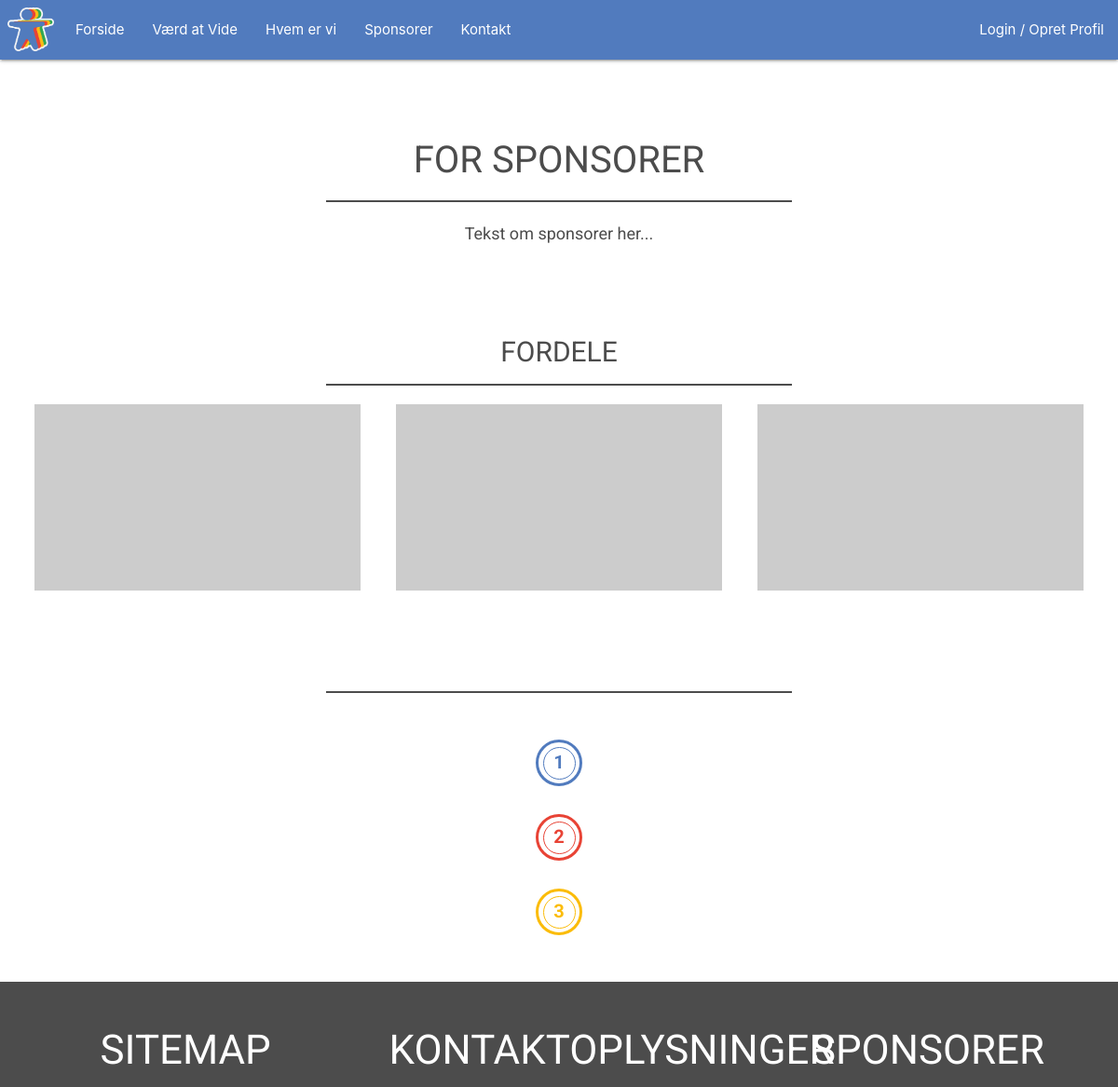
/for_sponsorer (upper part), run on an earlier commit of the app's database.
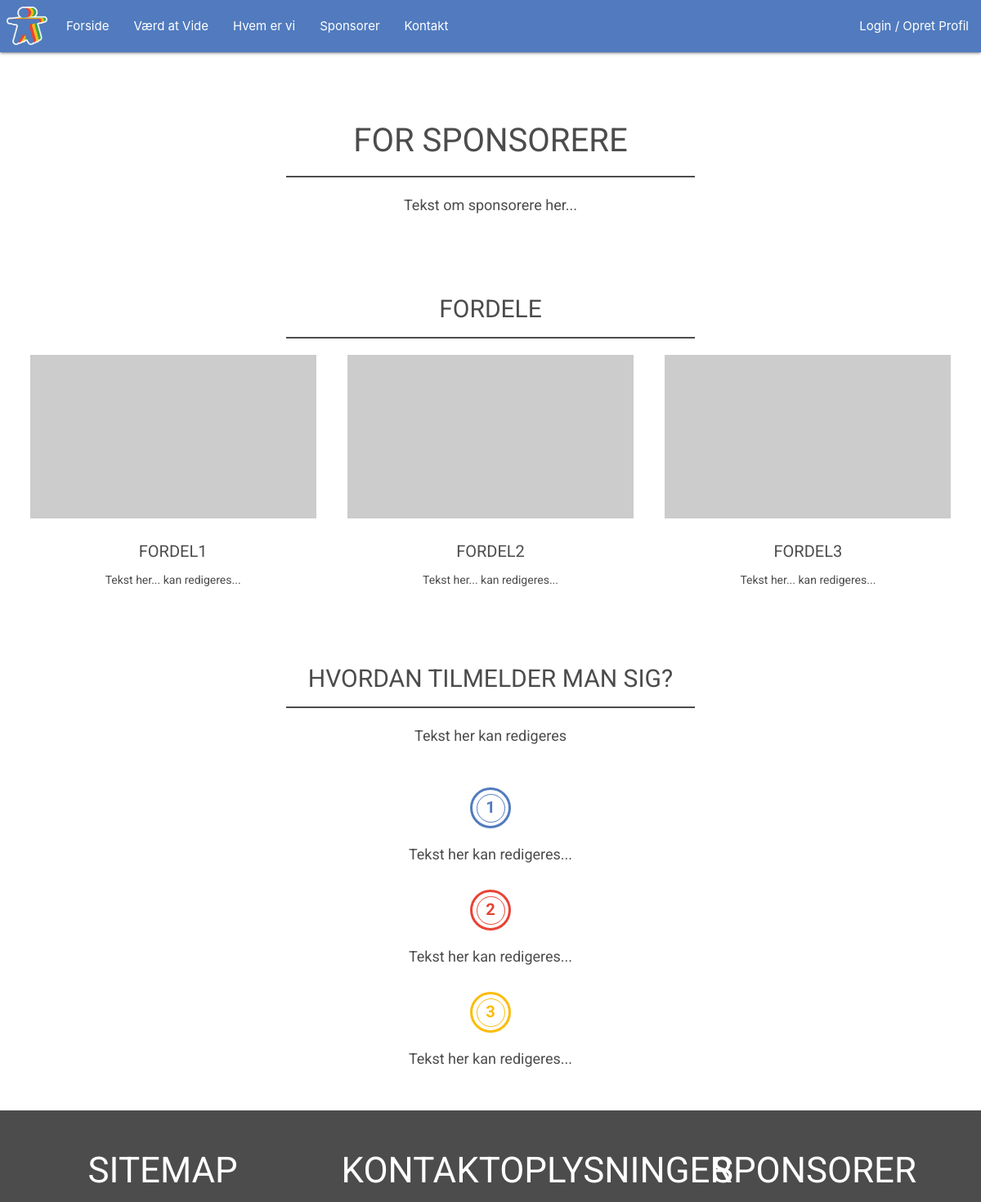
And on a later commit of the database.
### tables this page shows
CREATE TABLE textfield (
    TextFieldID INT NOT NULL AUTO_INCREMENT PRIMARY KEY,
    Page VARCHAR(255),
    FieldName VARCHAR(255),
    FieldContent VARCHAR(5000)
);

### view/frontend/forSponsors.php (the view)
<?php
require_once("view/frontend/includes/header.php");
$dbCon = dbCon($user, $pass);
$query = $dbCon->prepare("SELECT * FROM `textField` WHERE TextFieldID = 4");
$query->execute();
$getsponsortext = $query->fetch();
$dbCon = dbCon($user, $pass);
$query = $dbCon->prepare("SELECT * FROM `textField` WHERE TextFieldID = 15");
$query->execute();
$getsponsortext2 = $query->fetch();
$dbCon = dbCon($user, $pass);
$query = $dbCon->prepare("SELECT * FROM `textField` WHERE TextFieldID = 16");
$query->execute();
$getsponsortext3 = $query->fetch();
$dbCon = dbCon($user, $pass);
$query = $dbCon->prepare("SELECT * FROM `textField` WHERE TextFieldID = 17");
$query->execute();
$getsponsortext4 = $query->fetch();
$dbCon = dbCon($user, $pass);
$query = $dbCon->prepare("SELECT * FROM `textField` WHERE TextFieldID = 18");
$query->execute();
$getsponsortext5 = $query->fetch();
$dbCon = dbCon($user, $pass);
$query = $dbCon->prepare("SELECT * FROM `textField` WHERE TextFieldID = 19");
$query->execute();
$getsponsortext6 = $query->fetch();
$dbCon = dbCon($user, $pass);
$query = $dbCon->prepare("SELECT * FROM `textField` WHERE TextFieldID = 20");
$query->execute();
$getsponsortext7 = $query->fetch();
$dbCon = dbCon($user, $pass);
$query = $dbCon->prepare("SELECT * FROM `textField` WHERE TextFieldID = 21");
$query->execute();
$getsponsortext8 = $query->fetch();
?>
    <link rel="stylesheet" href="/view/frontend/css/threeInOne.style.css">
    <div id="info-section1">
        <div id="info-section1-content">
            <h2><h2><?php echo $getsponsortext['FieldName'] ?></h2></h2>
            <div id="line"></div>
            <p id="info-text">
                <?php
                echo $getsponsortext['FieldContent']
                ?>
            </p>
        </div>
    </div>
    <div id="info-section2">
        <div id="info-section2-content">
            <h3>FORDELE</h3>
            <div id="line"></div>
            <div id="info-section-info">
                <div id="info1">
                    <img src="https://picsum.photos/id/524/300/200" alt="">
                    <h4><?php echo $getsponsortext2['FieldName'] ?></h4>
                    <p><?php echo $getsponsortext2['FieldContent'] ?></p>
                </div>
                <div id="info2">
                    <img src="https://picsum.photos/id/237/300/200" alt="">
                    <h4><?php echo $getsponsortext3['FieldName'] ?></h4>
                    <p><?php echo $getsponsortext3['FieldContent'] ?></p>
                </div>
                <div id="info3">
                    <img src="https://picsum.photos/id/902/300/200" alt="">
                    <h4><?php echo $getsponsortext4['FieldName'] ?></h4>
                    <p><?php echo $getsponsortext4['FieldContent'] ?></p>
                </div>
            </div>
        </div>
    </div>
    <div id="info-section3">
        <div id="info-section3-content">
            <h3><?php echo $getsponsortext5['FieldName'] ?></h3>
            <div id="line"></div>
            <p><?php echo $getsponsortext5['FieldContent'] ?></p>
            <div id="step1-box">
                <div id="step-ring1"><div id="step-ring2"><p id="step-num">1</p></div></div>
                <p id="step-text"><?php echo $getsponsortext6['FieldContent'] ?></p>
            </div>
            <div id="step2-box">
                <div id="step-ring1"><div id="step-ring2"><p id="step-num">2</p></div></div>
                <p id="step-text"><?php echo $getsponsortext7['FieldContent'] ?></p>
            </div>
            <div id="step3-box">
                <div id="step-ring1"><div id="step-ring2"><p id="step-num">3</p></div></div>
                <p id="step-text"><?php echo $getsponsortext8['FieldContent'] ?></p>
            </div>
        </div>
    </div>
<?php
require_once("view/frontend/includes/footer.php");
?>

What changed in the data, as far as the page shows it:
changed textfield: FieldName "FOR SPONSORER" → "FOR SPONSORERE"; FieldContent "Tekst om sponsorer her..." → "Tekst om sponsorere her..."
added textfield: FieldName "FORDEL1", FieldContent "Tekst her... kan redigeres..."
added textfield: FieldName "FORDEL2", FieldContent "Tekst her... kan redigeres..."
added textfield: FieldName "FORDEL3", FieldContent "Tekst her... kan redigeres..."
added textfield: FieldName "HVORDAN TILMELDER MAN SIG?", FieldContent "Tekst her kan redigeres"
added textfield: FieldContent "Tekst her kan redigeres..."
added textfield: FieldContent "Tekst her kan redigeres..."
added textfield: FieldContent "Tekst her kan redigeres..."
